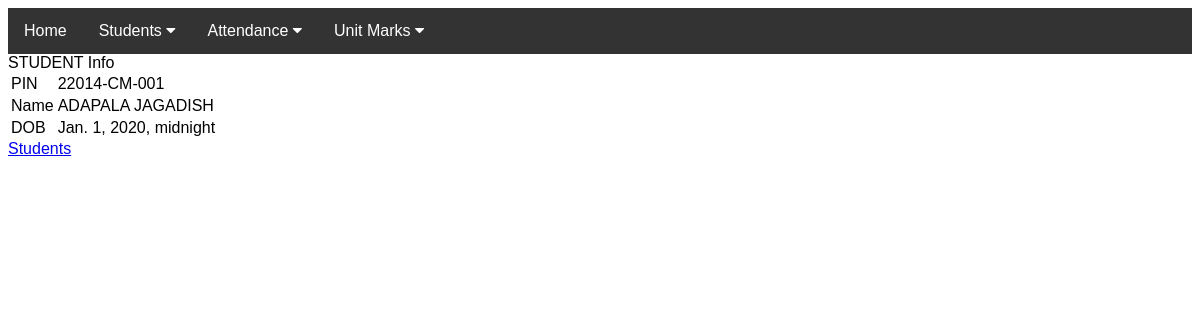
The page /n/i/22014-CM-001/show on the database its author committed.
### mbts/models.py (models this page shows, shortened)
class Students(models.Model):
    pin = models.CharField(max_length=20, primary_key=True)
    sname=models.CharField(max_length=20)
    fname=models.CharField(max_length=20)
    address=models.CharField(max_length=30)
    village=models.CharField(max_length=20)
    mandal=models.CharField(max_length=20)
    dist=models.CharField(max_length=20)
    phno=models.CharField(max_length=12)
    fphno=models.CharField(max_length=12)
    email=models.CharField(max_length=30)
    dob =  models.DateTimeField(default='2020-1-1')
    gender=models.CharField(max_length=1)

### mbts/views/student.py (the view)
# urls.py: path("i/<str:spin>/show", student.show, name="student_show"),
def show(request, spin):
    s = Students.objects.get(pin=spin)
    context = {"s" : s }
    return render(request, "students/show.html", context)

### mbts/templates/students/show.html
{% extends "base.html" %}
{% block content %}
STUDENT Info
<table>
    <tr><td>PIN</td><td>{{s.pin}}</td></tr>
    <tr><td>Name</td><td>{{s.sname}}</td></tr>
    <tr><td>DOB</td><td>{{s.dob}}</td></tr>
</table>
<a href="{% url 'index' %}">Students</a>
{% endblock %}

### mbts/templates/base.html (style rules this page uses)
body { font-family: Arial, Helvetica, sans-serif; }

### rows shown on the page
Students: pin "22014-CM-001", sname "ADAPALA JAGADISH", dob "Jan. 1, 2020, midnight"
